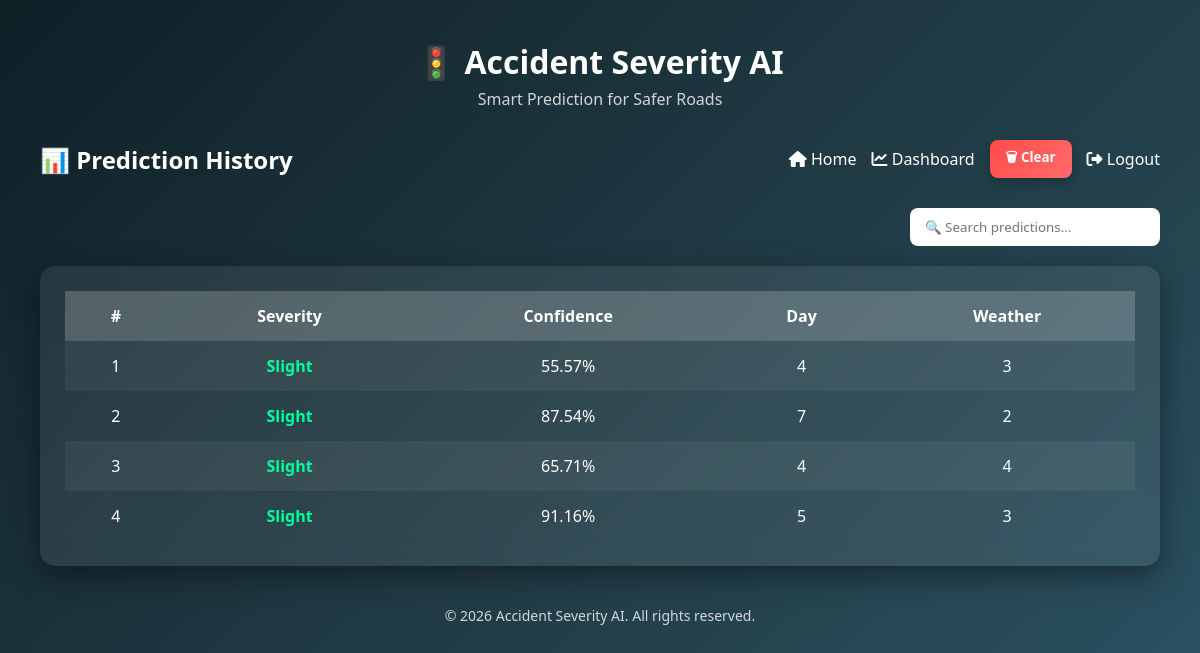
The page /history (signed in) on the database its author committed.
### app.py (models this page shows)
class Prediction(db.Model):
    id = db.Column(db.Integer, primary_key=True)
    user_id = db.Column(db.Integer, nullable=False)
    severity = db.Column(db.String(50))
    confidence = db.Column(db.Float)
    day = db.Column(db.String(20))
    weather = db.Column(db.String(50))

### app.py (the view)
@app.route("/history")
@login_required
def history():
    predictions = Prediction.query.filter_by(user_id=current_user.id).all()
    return render_template("history.html", predictions=predictions)

### app.py (called while the page is built)
@login_manager.user_loader
def load_user(user_id):
    return db.session.get(User, int(user_id))

### templates/history.html (shortened to what this page needs)
<!doctype html>
<html lang="en">
  <head>
    <link
      rel="stylesheet"
      href="https://cdnjs.cloudflare.com/ajax/libs/font-awesome/6.5.0/css/all.min.css"
    />
  </head>
  <body>
    <div class="brand">
      <h1>🚦 Accident Severity AI</h1>
      <p>Smart Prediction for Safer Roads</p>
    </div>
    <div class="header">
      <h2>📊 Prediction History</h2>
      <div class="nav-actions">
        <a href="/"><i class="fa fa-home"></i> Home</a>
        <a href="/dashboard"><i class="fa fa-chart-line"></i> Dashboard</a>
        <form action="/clear_history" method="POST">
          <button
            class="clear-btn"
            onclick="return confirm('Delete all prediction history?');"
          >
            🗑 Clear
          </button>
        </form>
        <a href="/logout"><i class="fa fa-sign-out-alt"></i> Logout</a>
      </div>
    </div>
    <div class="search-box">
      <input
        type="text"
        id="searchInput"
        placeholder="🔍 Search predictions..."
      />
    </div>
    <div class="table-card">
      <table id="historyTable">
        <tr>
          <th>#</th>
          <th>Severity</th>
          <th>Confidence</th>
          <th>Day</th>
          <th>Weather</th>
        </tr>
        {% if predictions %} {% for p in predictions %}
        <tr>
          <td>{{ loop.index }}</td>
          <td
            class="{% if 'fatal' in p.severity|lower %}severity-high {% elif 'serious' in p.severity|lower %}severity-medium {% else %}severity-low {% endif %}"
          >
            {{ p.severity }}
          </td>
          <td>{{ "%.2f"|format(p.confidence) }}%</td>
          <td>{{ p.day }}</td>
          <td>{{ p.weather }}</td>
        </tr>
        {% endfor %} {% else %}
        <tr>
          <td colspan="5" class="empty">No predictions found</td>
        </tr>
        {% endif %}
      </table>
    </div>
    <div class="footer">© 2026 Accident Severity AI. All rights reserved.</div>
  </body>
</html>

### templates/history.html (style rules this page uses)
* { margin: 0; padding: 0; box-sizing: border-box; font-family: "Segoe UI", sans-serif; }
body { background: linear-gradient(135deg, #0f2027, #203a43, #2c5364); color: white; min-height: 100vh; padding: 40px; }
.brand { text-align: center; margin-bottom: 30px; }
.brand h1 { font-size: 32px; }
.brand p { opacity: 0.8; margin-top: 5px; }
.header { display: flex; justify-content: space-between; align-items: center; margin-bottom: 30px; flex-wrap: wrap; gap: 15px; }
.nav-actions { display: flex; align-items: center; gap: 15px; }
.nav-actions a { color: white; text-decoration: none; font-weight: 500; transition: 0.3s; }
.clear-btn { background: linear-gradient(135deg, #ff4b4b, #ff6b6b); border: none; padding: 8px 16px; border-radius: 8px; color: white; font-weight: 600; cursor: pointer; transition: 0.3s; box-shadow: 0 4px 12px rgba(0, 0, 0, 0.25); }
.search-box { margin-bottom: 20px; display: flex; justify-content: flex-end; }
.search-box input { padding: 10px 15px; border-radius: 8px; border: none; width: 250px; outline: none; }
.table-card { background: rgba(255, 255, 255, 0.08); backdrop-filter: blur(12px); padding: 25px; border-radius: 15px; box-shadow: 0 10px 30px rgba(0, 0, 0, 0.4); }
table { width: 100%; border-collapse: collapse; }
th, td { padding: 14px; text-align: center; }
th { background: rgba(255, 255, 255, 0.2); font-weight: 600; }
tr:nth-child(even) { background: rgba(255, 255, 255, 0.05); }
.severity-low { color: #00ff9c; font-weight: bold; }
.footer { text-align: center; margin-top: 40px; opacity: 0.8; font-size: 14px; }

### rows shown on the page
Prediction: severity "Slight", confidence "55.57", day "4", weather "3"
Prediction: severity "Slight", confidence "87.54", day "7", weather "2"
Prediction: severity "Slight", confidence "65.71", day "4", weather "4"
Prediction: severity "Slight", confidence "91.16", day "5", weather "3"
